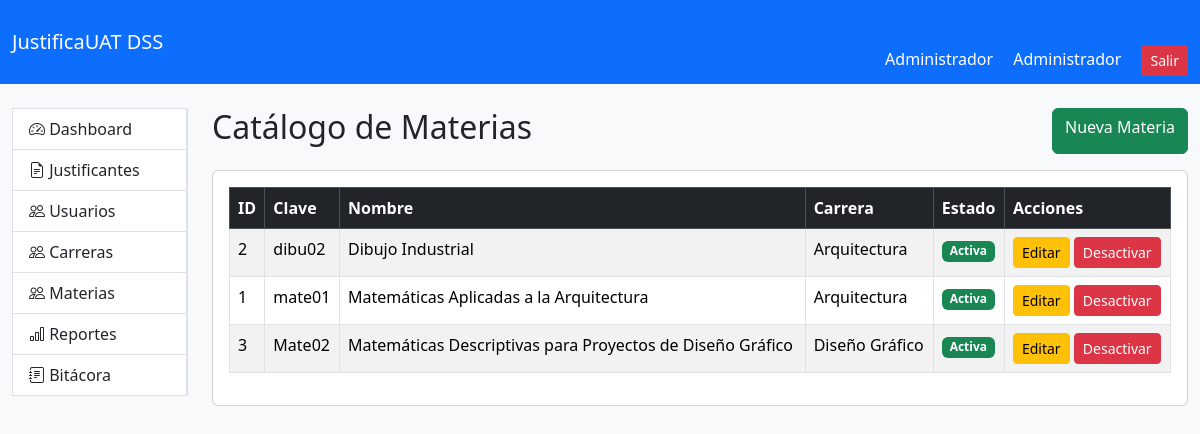
Before: /public/index.php?page=materias (signed in) with the older database file.
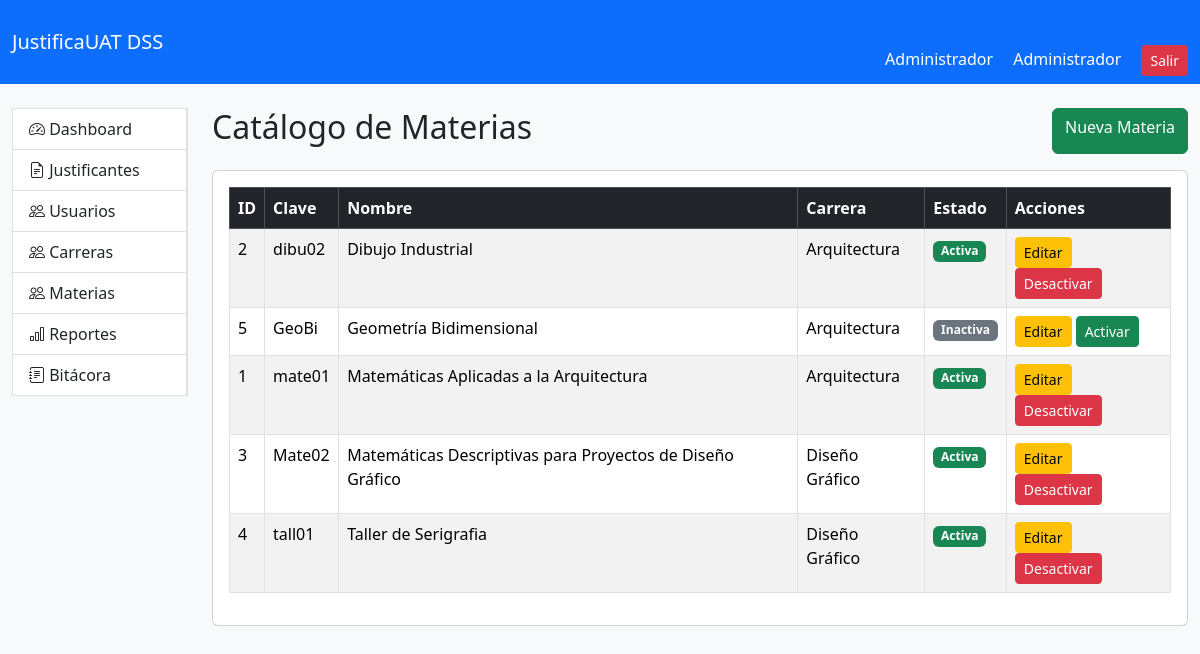
After: the same page with the newer database file.
### tables this page shows
CREATE TABLE `materias` (
  `id` int(11) NOT NULL AUTO_INCREMENT,
  `nombre` varchar(150) NOT NULL,
  `clave` varchar(30) DEFAULT NULL,
  `carrera_id` int(11) DEFAULT NULL,
  `created_at` timestamp NOT NULL DEFAULT current_timestamp(),
  `activo` tinyint(1) NOT NULL DEFAULT 1,
  PRIMARY KEY (`id`),
  KEY `fk_materia_carrera` (`carrera_id`),
  CONSTRAINT `fk_materia_carrera` FOREIGN KEY (`carrera_id`) REFERENCES `carreras` (`id`)
);

CREATE TABLE `carreras` (
  `id` int(11) NOT NULL AUTO_INCREMENT,
  `nombre` varchar(150) NOT NULL,
  `clave` varchar(20) DEFAULT NULL,
  `created_at` timestamp NOT NULL DEFAULT current_timestamp(),
  `activo` tinyint(1) DEFAULT 1,
  PRIMARY KEY (`id`),
  UNIQUE KEY `clave` (`clave`)
);

### app/Controllers/MateriaController.php (called while the page is built, shortened)
<?php
require_once __DIR__.'/../Models/Materia.php';
class MateriaController
{
    public function index()
    {
        $materias = Materia::obtenerTodas();
        require_once __DIR__ .
            '/../Views/materias/index.php';
    }
}

### app/Models/Materia.php (called while the page is built, shortened)
<?php
class Materia
{
    public static function obtenerTodas()
{
    $db = Database::connect();
    $sql = "
        SELECT
            m.id,
            m.clave,
            m.nombre,
            m.carrera_id,
            m.activo,
            c.nombre AS carrera
        FROM materias m
        INNER JOIN carreras c
            ON c.id = m.carrera_id
        ORDER BY m.nombre
    ";
    return $db->query($sql)
              ->fetchAll(PDO::FETCH_ASSOC);
}
}

### app/Views/materias/index.php (the view)
<?php
include '../app/Views/layouts/header.php';
include '../app/Views/layouts/navbar.php';
?>
<div class="container-fluid mt-4">
    <div class="row">
        <div class="col-md-2">
            <?php include '../app/Views/layouts/sidebar.php'; ?>
        </div>
        <div class="col-md-10">
            <div class="d-flex justify-content-between mb-3">
                <h2>Catálogo de Materias</h2>
                <a href="index.php?page=materias_create"
                   class="btn btn-success">
                    Nueva Materia
                </a>
            </div>
            <div class="card">
                <div class="card-body">
                    <table class="table table-striped table-bordered">
                        <thead class="table-dark">
                        <tr>
                            <th>ID</th>
							<th>Clave</th>
                            <th>Nombre</th>
                            <th>Carrera</th>
							<th>Estado</th>
							<th>Acciones</th>
                        </tr>
                        </thead>
                        <tbody>
                        <?php foreach($materias as $m): ?>
                            <tr>
                                <td><?= $m['id'] ?></td>
                                <td><?= htmlspecialchars($m['clave']) ?></td>
								<td><?= $m['nombre'] ?></td>
                                <td><?= $m['carrera'] ?></td>
								<td>
									<?php if($m['activo'] == 1): ?>
										<span class="badge bg-success">
											Activa
										</span>
									<?php else: ?>
										<span class="badge bg-secondary">
											Inactiva
										</span>
									<?php endif; ?>
								</td>
								<td>
    <a
        href="index.php?page=materias_edit&id=<?= $m['id'] ?>"
        class="btn btn-warning btn-sm">
        Editar
    </a>
    <?php if($m['activo'] == 1): ?>
        <a
            href="index.php?page=materias_desactivar&id=<?= $m['id'] ?>"
            class="btn btn-danger btn-sm"
            onclick="return confirm('¿Desea desactivar esta materia?')">
            Desactivar
        </a>
    <?php else: ?>
        <a
            href="index.php?page=materias_activar&id=<?= $m['id'] ?>"
            class="btn btn-success btn-sm">
            Activar
        </a>
    <?php endif; ?>
</td>
                            </tr>
                        <?php endforeach; ?>
                        </tbody>
                    </table>
                </div>
            </div>
        </div>
    </div>
</div>
<?php include '../app/Views/layouts/footer.php'; ?>

Changed rows visible on the page:
added materias: id "5", clave "GeoBi", nombre "Geometría Bidimensional", carrera.nombre "Arquitectura", activo "Inactiva"
added materias: id "4", clave "tall01", nombre "Taller de Serigrafia", carrera.nombre "Diseño Gráfico", activo "Activa"
